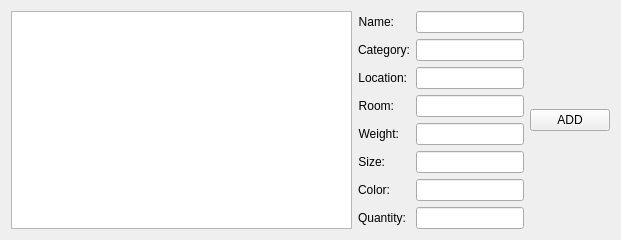
                      <widget class="QWidget" name="tab_3">
                       <attribute name="title">
                        <string>Objects</string>
                       </attribute>
                       <layout class="QHBoxLayout" name="horizontalLayout_27">
                        <item>
                         <layout class="QHBoxLayout" name="horizontalLayout_31">
                          <item>
                           <widget class="QTableWidget" name="objCLIPStab">
                            <property name="minimumSize">
                             <size>
                              <width>341</width>
                              <height>201</height>
                             </size>
                            </property>
                           </widget>
                          </item>
                          <item>
                           <layout class="QFormLayout" name="formLayout_4">
                            <item row="0" column="0">
                             <widget class="QLabel" name="label_9">
                              <property name="text">
                               <string>Name:</string>
                              </property>
                              <property name="alignment">
                               <set>Qt::AlignRight|Qt::AlignTrailing|Qt::AlignVCenter</set>
                              </property>
                             </widget>
                            </item>
                            <item row="0" column="1">
                             <widget class="QLineEdit" name="nameCLIPSobj"/>
                            </item>
                            <item row="1" column="0">
                             <widget class="QLabel" name="label_10">
                              <property name="text">
                               <string>Category:</string>
                              </property>
                              <property name="alignment">
                               <set>Qt::AlignRight|Qt::AlignTrailing|Qt::AlignVCenter</set>
                              </property>
                             </widget>
                            </item>
                            <item row="1" column="1">
                             <widget class="QLineEdit" name="catCLIPSobj"/>
                            </item>
                            <item row="2" column="0">
                             <widget class="QLabel" name="label_11">
                              <property name="text">
                               <string>Location:</string>
                              </property>
                              <property name="alignment">
                               <set>Qt::AlignRight|Qt::AlignTrailing|Qt::AlignVCenter</set>
                              </property>
                             </widget>
                            </item>
                            <item row="2" column="1">
                             <widget class="QLineEdit" name="locCLIPSobj"/>
                            </item>
                            <item row="3" column="0">
                             <widget class="QLabel" name="label_12">
                              <property name="text">
                               <string>Room:</string>
                              </property>
                              <property name="alignment">
                               <set>Qt::AlignRight|Qt::AlignTrailing|Qt::AlignVCenter</set>
                              </property>
                             </widget>
                            </item>
                            <item row="3" column="1">
                             <widget class="QLineEdit" name="roomCLIPSobj"/>
                            </item>
                            <item row="4" column="0">
                             <widget class="QLabel" name="label_13">
                              <property name="text">
                               <string>Weight:</string>
                              </property>
                              <property name="alignment">
                               <set>Qt::AlignRight|Qt::AlignTrailing|Qt::AlignVCenter</set>
                              </property>
                             </widget>
                            </item>
                            <item row="4" column="1">
                             <widget class="QLineEdit" name="weightCLIPSobj"/>
                            </item>
                            <item row="5" column="0">
                             <widget class="QLabel" name="label_14">
                              <property name="text">
                               <string>Size:</string>
                              </property>
                              <property name="alignment">
                               <set>Qt::AlignRight|Qt::AlignTrailing|Qt::AlignVCenter</set>
                              </property>
                             </widget>
                            </item>
                            <item row="5" column="1">
                             <widget class="QLineEdit" name="sizeCLIPSobj"/>
                            </item>
                            <item row="6" column="0">
                             <widget class="QLabel" name="label_15">
                              <property name="text">
                               <string>Color:</string>
                              </property>
                              <property name="alignment">
                               <set>Qt::AlignRight|Qt::AlignTrailing|Qt::AlignVCenter</set>
                              </property>
                             </widget>
                            </item>
                            <item row="6" column="1">
                             <widget class="QLineEdit" name="colorCLIPSobj"/>
                            </item>
                            <item row="7" column="0">
                             <widget class="QLabel" name="label_16">
                              <property name="text">
                               <string>Quantity:</string>
                              </property>
                              <property name="alignment">
                               <set>Qt::AlignRight|Qt::AlignTrailing|Qt::AlignVCenter</set>
                              </property>
                             </widget>
                            </item>
                            <item row="7" column="1">
                             <widget class="QLineEdit" name="quantCLIPSobj"/>
                            </item>
                           </layout>
                          </item>
                         </layout>
                        </item>
                        <item>
                         <widget class="QPushButton" name="addCLIPSobj">
                          <property name="text">
                           <string>ADD</string>
                          </property>
                         </widget>
                        </item>
                       </layout>
                      </widget>
